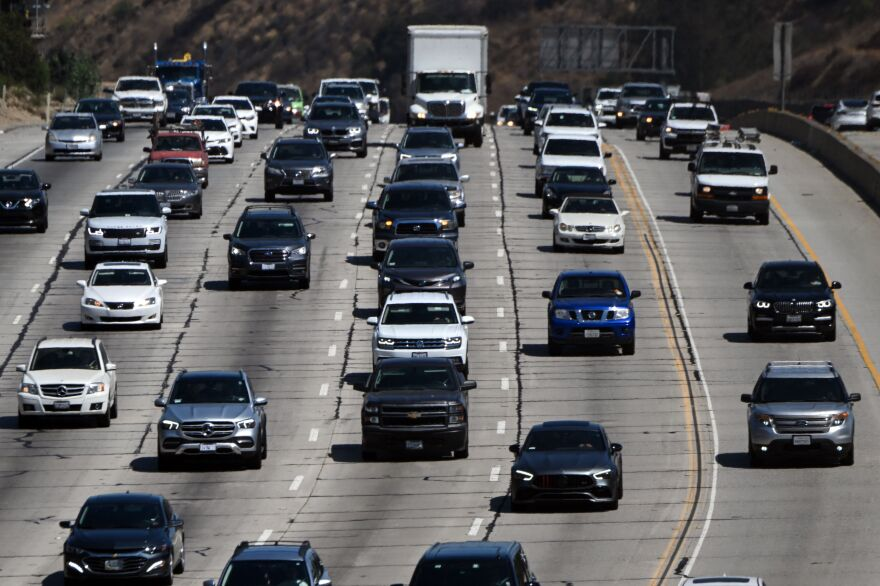
#> input picture Projects/Automatic CV/cars.jpg, 880 x 586 px
$ jupyter execute --allow-errors 'Automatic CV.ipynb'
#> lines starting #> are read from the running program, lines starting #| are printed output that depends on the picture
[cell 1]
#pip install cvlib

[cell 2]
import cv2
import matplotlib.pyplot as plt
from cvlib.object_detection import draw_bbox
import cvlib

[cell 3]
img=cv2.imread("cars.jpg")
#> img is the input picture: shape (586, 880, 3); mean B, G, R 95.6, 94, 94.1

[cell 4]
img

[cell 5]
plt.imshow(img)

#> (a cell that did not finish here is left out)

#> (a cell that did not finish here is left out)

[cell 8]
plt.figure(figsize=(15,15))
#> (the rest of this cell did not finish here and is left out)

[cell 9]
t=0
#> (the rest of this cell did not finish here and is left out)

[cell 10]
img2=cv2.imread("g20.jpg")
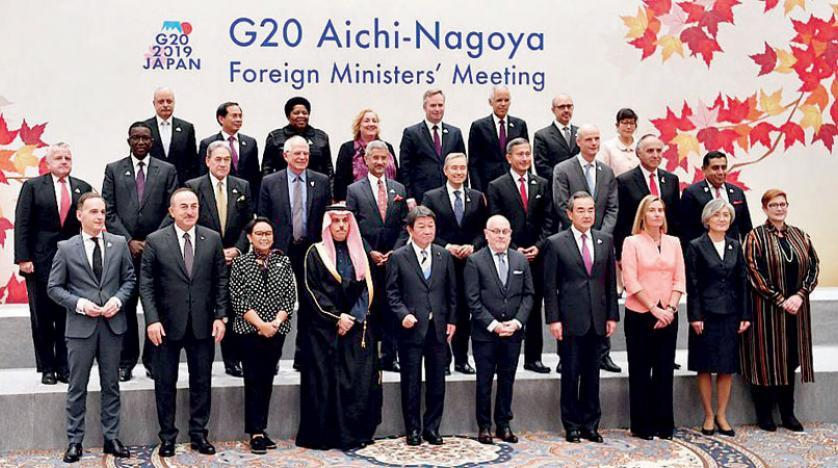
#> input picture Projects/Automatic CV/g20.jpg, 838 x 468 px
#> img2 is the input picture: shape (468, 838, 3); mean B, G, R 121.2, 117.4, 130.7

[cell 11]
plt.imshow(img2)

#> (a cell that did not finish here is left out)

[cell 13]
plt.figure(figsize=(15,15))
#> (the rest of this cell did not finish here and is left out)

[cell 14]
t=0
#> (the rest of this cell did not finish here and is left out)

[cell 15]
img3=cv2.imread("tomato.jpg")
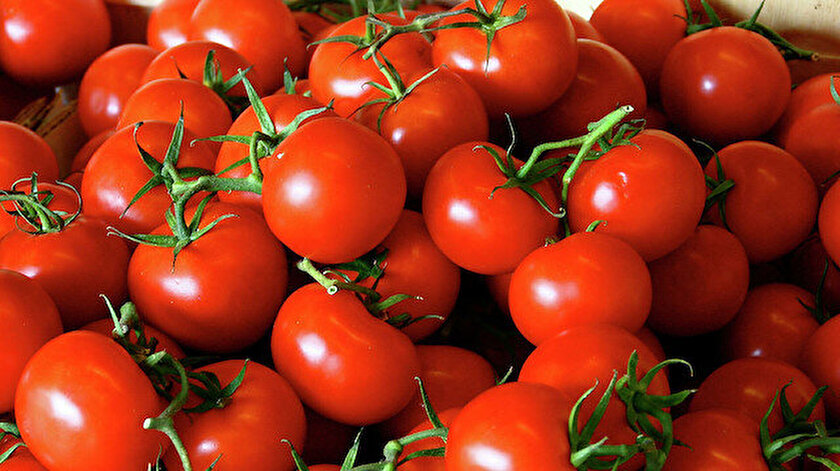
#> input picture Projects/Automatic CV/tomato.jpg, 840 x 471 px
#> img3 is the input picture: shape (471, 840, 3); mean B, G, R 23.7, 50.7, 155.9
